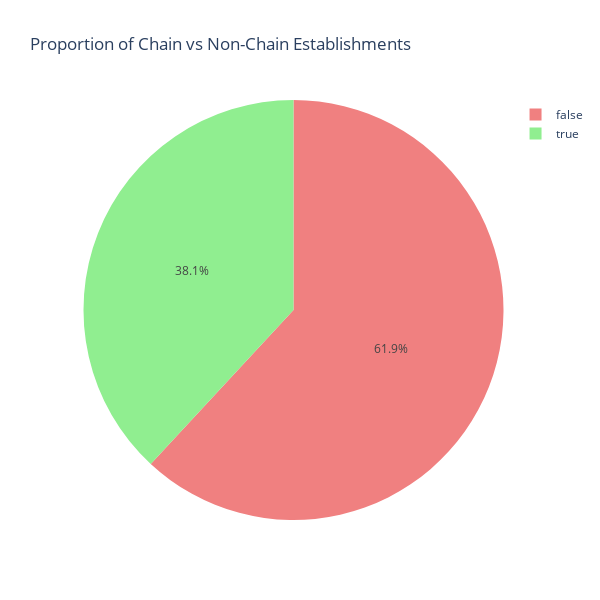

The notebook cell this image was saved under:
### Code cell
# Creating the pie chart
fig = go.Figure(data=[go.Pie(
    labels=rede_counts['chain'], 
    values=rede_counts['count'], 
    marker=dict(colors=['lightcoral', 'lightgreen'])
)])

# Updating the layout with a title
fig.update_layout(title='Proportion of Chain vs Non-Chain Establishments', width=600, height=600)

fig.show()

### Figure 1 — Plotly figure (JSON) as saved in the notebook; plotly's stock layout.template omitted (floating-point values rounded to 4 significant figures)
{"data": [{"labels": [false, true], "marker": {"colors": ["lightcoral", "lightgreen"]}, "type": "pie", "values": [5972, 3676]}], "layout": {"height": 600, "title": {"text": "Proportion of Chain vs Non-Chain Establishments"}, "width": 600}}
